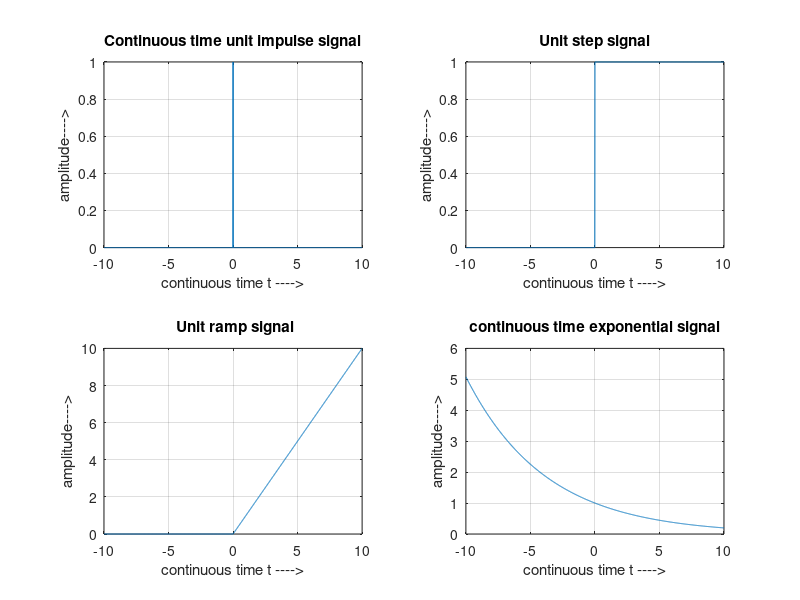

This chart was generated by the following MATLAB code:
clc;
clear all;
close all;
t=-10:0.01:10;
L=length(t);
for i=1:L
    % to generate a continuous time impulse function
    if t(i)==0
        x1(i)=1;
    else
        x1(i)=0;
    end;
    % to generate a continuous time unit step signal
    if t(i)>=0
        x2(i)=1;
        % to generate a continuous time ramp signal
        x3(i)=t(i);
    else
        x2(i)=0;
        x3(i)=0;
    end;
end;
% to generate a continuous time exponential signal
a=0.85;
x4=a.^t;
figure;
subplot(2,2,1);
plot(t,x1);
grid on;
xlabel('continuous time t ---->');
ylabel('amplitude---->');
title('Continuous time unit impulse signal');
subplot(2,2,2);
plot(t,x2);
grid on;
xlabel('continuous time t ---->');
ylabel('amplitude---->');
title('Unit step signal')
subplot(2,2,3);
plot(t,x3);
grid on;
xlabel('continuous time t ---->');
ylabel('amplitude---->');
title(' Unit ramp signal');
subplot(2,2,4);
plot(t,x4);
xlabel('continuous time t ---->');
grid on;
ylabel('amplitude---->');
title('continuous time exponential signal');
